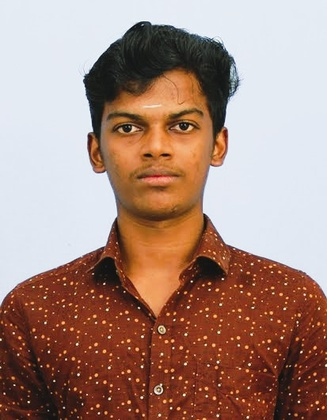
%> input picture images/5.jpg, 327 x 420 px, shrunk from 413 x 531 before the run
$ octave img_comp.m   (GNU Octave 9; MATLAB toolbox functions it lacks are replaced by stand-ins)
%> lines starting %> are read from the running program, lines starting %| are printed output that depends on the picture
%Reading and displaying of original image
P=100;
A=imread('5.jpg');
%> A is the input picture: size 420x327x3 uint8; mean R, G, B 167.6, 137, 126.1
subplot(3,2,1);
imshow(A);
title('original image');
%Converting original jpg image into gray image and plotting it
B=rgb2gray(A);
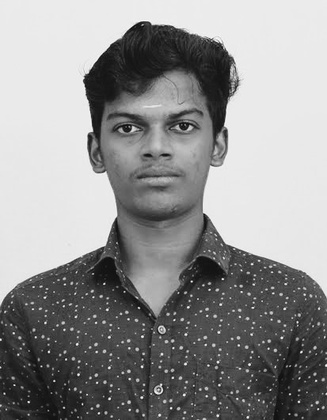
%> B: size 420x327 uint8; min 8, max 253, mean 144.9
subplot(3,2,2);
imshow(B);
title('original to gray image');
%n1,n2 shows the resolution of image
b=double(B);
[n1,n2]=size(b);
%> n1 = 420; n2 = 327

% plotting histogram of gray image
subplot(3,2,5);
imhist(B);
title('histogram of grayimage');
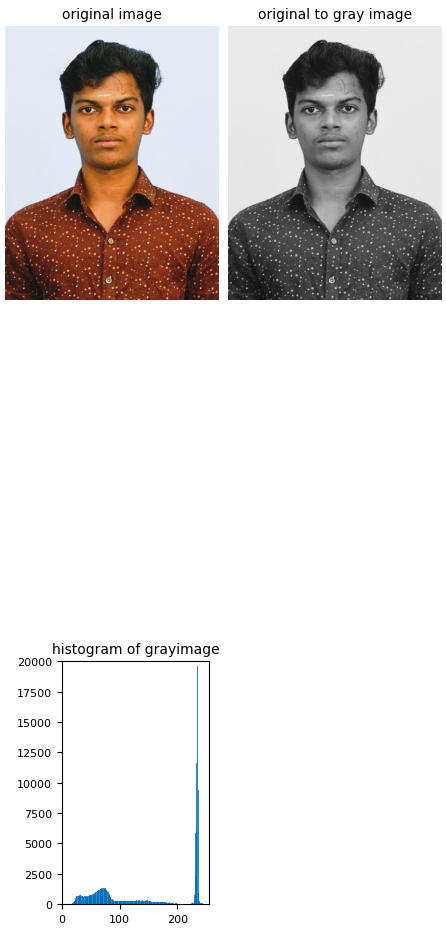
%> figure redrawn from the program's plot data, 3 panels
%Compression of jpg image
original = double(A/255);
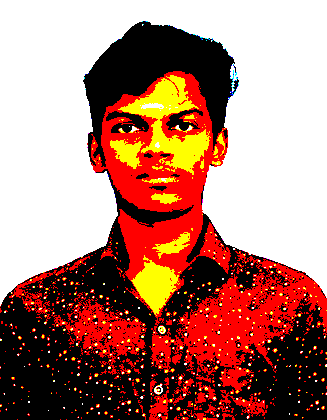
%> original: size 420x327x3 double; mean R, G, B 0.686, 0.487, 0.436
%> (the run ends here)
